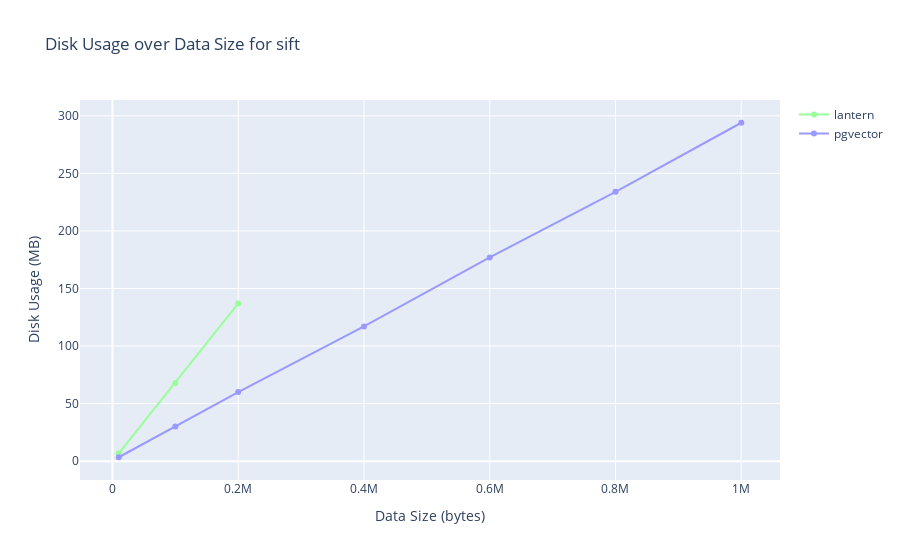
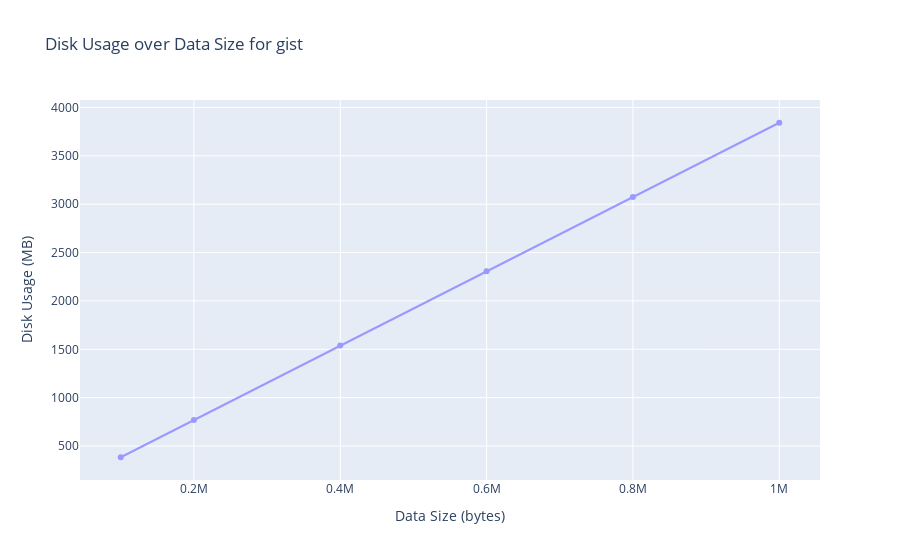

The notebook cell these images were saved under, in order:
### Markdown cell above
# Plot data

### Code cell
from disk_usage import plot_data
plot_data('sift')
plot_data('gist')

### Figure 1 — Plotly figure (JSON) as saved in the notebook; plotly's stock layout.template omitted (floating-point values rounded to 4 significant figures)
{"data": [{"marker": {"color": "rgb(153,255,153)"}, "mode": "lines+markers", "name": "lantern", "type": "scatter", "x": [10000, 100000, 200000], "y": [6.828, 68, 137]}, {"marker": {"color": "rgb(153,153,255)"}, "mode": "lines+markers", "name": "pgvector", "type": "scatter", "x": [10000, 100000, 200000, 400000, 600000, 800000, 1000000], "y": [3.383, 30, 60, 117, 177, 234, 294]}], "layout": {"autosize": true, "title": {"text": "Disk Usage over Data Size for sift"}, "xaxis": {"autorange": true, "range": [-49260.0, 1059000.0], "title": {"text": "Data Size (bytes)"}, "type": "linear"}, "yaxis": {"autorange": true, "range": [-20.6, 318.0], "title": {"text": "Disk Usage (MB)"}, "type": "linear"}}}

### Figure 2 — Plotly figure (JSON) as saved in the notebook; plotly's stock layout.template omitted (floating-point values rounded to 4 significant figures)
{"data": [{"marker": {"color": "rgb(153,153,255)"}, "mode": "lines+markers", "name": "pgvector", "type": "scatter", "x": [100000, 200000, 400000, 600000, 800000, 1000000], "y": [384, 768, 1539, 2307, 3074, 3842]}], "layout": {"autosize": true, "title": {"text": "Disk Usage over Data Size for gist"}, "xaxis": {"autorange": true, "range": [46310.0, 1054000.0], "title": {"text": "Data Size (bytes)"}, "type": "linear"}, "yaxis": {"autorange": true, "range": [98.63, 4127.0], "title": {"text": "Disk Usage (MB)"}, "type": "linear"}}}
